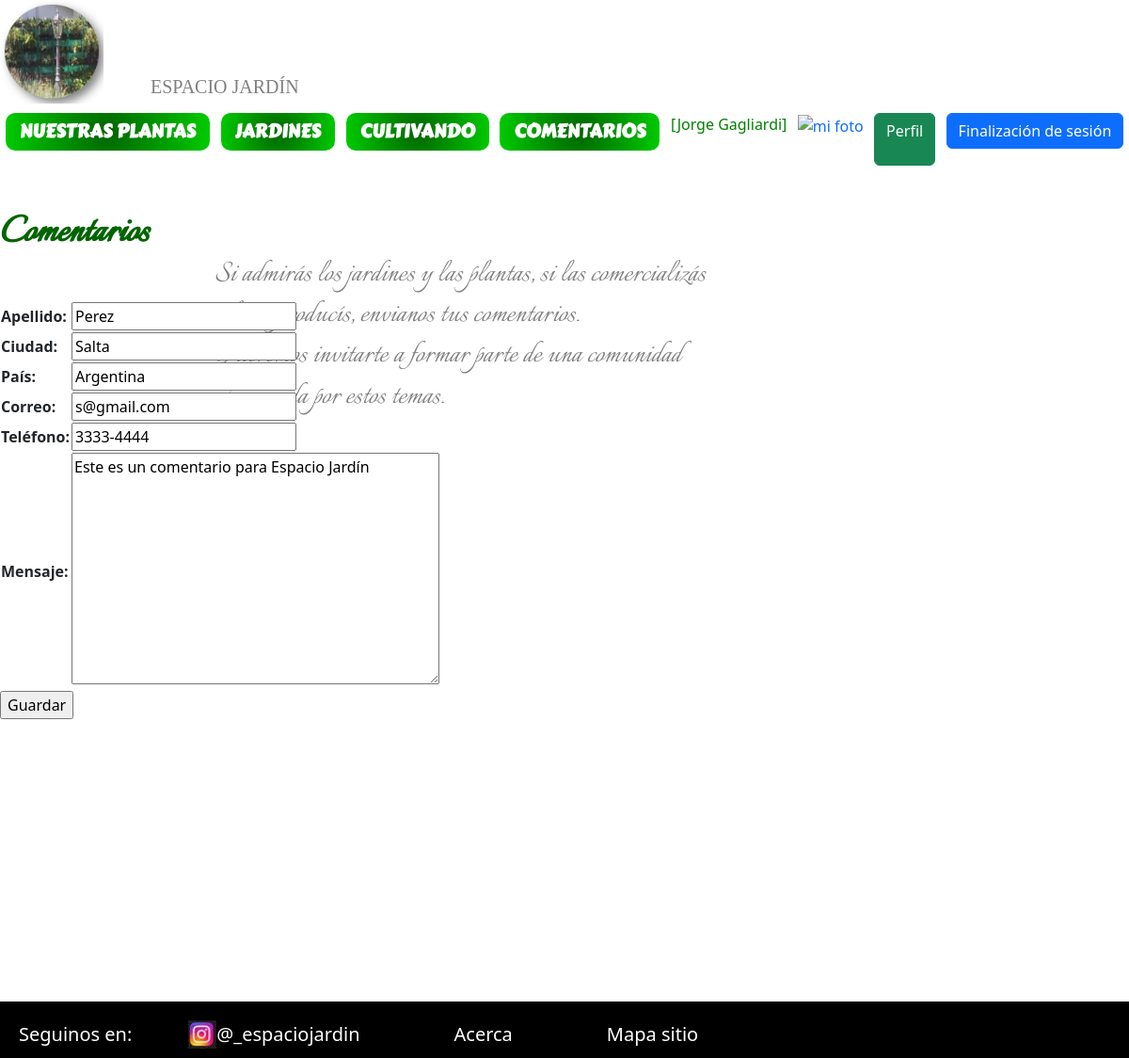
Screenshot of /contactoUpdate/76/ (signed in) with the database file from the repository.
### catalogos/models.py (models this page shows, shortened)
class Contactos(models.Model):
    apellido = models.CharField(max_length=50)
    ciudad   = models.CharField(max_length=50)
    pais     = models.CharField(max_length=50)
    correo   = models.CharField(max_length=50)
    telefono = models.CharField(max_length=50)
    mensaje  = models.TextField(max_length=500)
    class Meta:
        verbose_name = 'Contactos'
        verbose_name_plural = 'Contactos'

### catalogos/views.py (the view)
# urls.py: path('contactoUpdate/<id_contacto>/',contactoUpdate,name="contactoUpdate"),
@login_required
def contactoUpdate(request,id_contacto):
    contacto = Contactos.objects.get(id=id_contacto)
    if request.method =="POST":
        miForm = Contacto(request.POST)
        if miForm.is_valid():
            contacto.apellido = miForm.cleaned_data.get("apellido")
            contacto.ciudad = miForm.cleaned_data.get("ciudad")
            contacto.pais = miForm.cleaned_data.get("pais")
            contacto.correo = miForm.cleaned_data.get("correo")
            contacto.telefono = miForm.cleaned_data.get("telefono")
            contacto.mensaje = miForm.cleaned_data.get("mensaje")
            contacto.save()
            contexto = {"contactos":Contactos.objects.all()}
            return render(request,"catalogos/contactoRealizado.html",contexto)
    else:
        miForm = Contacto(initial={"apellido":contacto.apellido,
                                    "ciudad":contacto.ciudad,
                                    "pais":contacto.pais,
                                    "correo": contacto.correo,
                                    "telefono":contacto.telefono,
                                    "mensaje":contacto.mensaje})
    return render(request,"catalogos/contacto.html",{"form":miForm})

### catalogos/forms.py
class Contacto(forms.Form):
    apellido = forms.CharField(max_length=50, required=True)
    ciudad   = forms.CharField(max_length=50, required=True)
    pais     = forms.CharField(max_length=50, required=True, label="País")
    correo   = forms.CharField(max_length=50, required=True)
    telefono = forms.CharField(max_length=50, required=True, label="Teléfono")
    mensaje  = forms.CharField(widget=forms.Textarea, max_length=500)

### catalogos/templates/catalogos/contacto.html (shortened to what this page needs)
{% extends "catalogos/index.html" %}
    {% load static %}
    {% block contenido %}
        <div class="contenedorTituloPagina">
            <h2 class="tituloPagina__NoIndex">Comentarios</h2>
            <section class="contenedorMensaje__Contacto">
                <div>
                    <h2 class="mensajeContacto">Si admirás los jardines y las plantas, si las comercializás</h2>
                    <h2 class="mensajeContacto">o las reproducís, envianos tus comentarios.</h2>
                </div>
                <div>
                    <h2 class="mensajeContacto">Queremos invitarte a formar parte de una comunidad</h2>
                    <h2 class="mensajeContacto">apasionada por estos temas.</h2>
                </div>
            </section>
        </div>
        <form action="" method="post">
            <table>
                {{form.as_table}}
            </table>
            <input type="submit" value="Guardar">
        </form>
    {% endblock contenido %}

### catalogos/templates/catalogos/index.html (shortened to what this page needs)
<!DOCTYPE html>
<html lang="sp">
<head>
    {% load static %}
    <link rel="stylesheet" href="{% static 'css/styles.css' %}" />
    <link rel="stylesheet" href="{% static 'css/bootstrap/bootstrap.css' %}" />
    <link rel="stylesheet" href="https://cdnjs.cloudflare.com/ajax/libs/font-awesome/6.4.0/css/all.min.css">
</head>
<body>
    <div class="contenedorGrilla__NoIndex">
        <header>
            <a href="{% url 'home' %}" target="_self">
            <img class="logo" src="{% static 'assets/logo.jpg' %}" alt="Logo Espacio Jardin" /></a>
            <h1 class="logo__titulo">ESPACIO JARDÍN</h1>
        </header>
        <nav>
            <div class="menuDesktop">
                <a href="{% url 'nuestrasPlantas' %}"><p class="boton">NUESTRAS PLANTAS</p></a>
                <a href="{% url 'jardines' %}"><p class="boton">JARDINES</p></a>
                <a href="{% url 'cultivando' %}"><p class="boton">CULTIVANDO</p></a>
                {% if user.is_authenticated %}
                    <a href="{% url 'comentarios' %}"><p class="boton">COMENTARIOS</p></a>
                    <p style="color:green">[{{user.first_name}} {{user.last_name}}]</p>
                    <div class="text-center">
                        <a href="{% url 'agregar_avatar' %}"><img src="{{request.session.avatar}}" height="40px" weight="40px" alt="mi foto"></a>
                    </div>
                    <a class="btn btn-success" href="{% url 'perfil' %}">Perfil</a>
                    <form method="post" action="{% url 'logout' %}">
                        <button type="submit" class="btn btn-primary">Finalización de sesión</button>
                    </form>
                {% else %}
                    <a class="btn btn-primary" href="{% url 'login' %}">Inicio sesión</a>
                    <a class="btn btn-success" href="{% url 'registro' %}">Registrarse</a>
                {% endif %}
            </div>
        </nav>
        {% block contenido %}{% endblock contenido %}
        <footer>
            <div class="pie">
                <p>Seguinos en:</p>
                <img src="{% static 'assets/logoInstagram.gif' %}" alt="Instagram" />
                <a href="http://www.instagram.com/_espaciojardin">@_espaciojardin</a>
                <a class="mapaDelSitio" href="{% url 'acerca' %}">Acerca</a>
                <a class="mapaDelSitio" href="{% url 'mapaDelSitio' %}">Mapa sitio</a>
            </div>
        </footer>
    </div>
</body>
</html>

### catalogos/static/css/styles.css (style rules this page uses)
a:link, a:visited, a:active { text-decoration: none; }
footer { display: flex; flex-direction: row; background-color: black; height: 60px; width: 100%; margin-top: 300px; margin-bottom: 10px; }
header { display: flex; flex-direction: row; }
.boton { font-family: "CarterOne-Regular", cursive; font-size: 20px; font-weight: bold; background-image: radial-gradient(circle, #006400, #00CC00); border-radius: 10px; padding-top: 5px; padding-bottom: 5px; padding-right: 15px; padding-left: 15px; color: white; }
.contenedorGrilla__NoIndex { flex-grow: 1; height: 100vh; width: 100%; display: grid; grid-template-rows: 120px 100px 100px auto 60px; }
.contenedorMensaje__Contacto { display: flex; flex-direction: row; justify-content: start; flex-wrap: wrap; margin-top: 50px; margin-left: 20px; }
.contenedorTituloPagina { display: flex; justify-content: center; margin-top: 0px; }
.logo { width: 110px; height: 110px; }
.logo__titulo { font-family: "Playfair Display", serif; font-size: 20px; font-weight: lighter; color: gray; display: inline; margin-left: 50px; margin-top: 80px; }
.mapaDelSitio { margin-left: 40px; }
.mensajeContacto { width: 580px; font-family: "Italianno-Regular"; font-weight: lighter; color: gray; font-size: 36px; margin-top: 0px; margin-bottom: 0px; margin-left: 50px; }
.menuDesktop { display: flex; flex-direction: row; justify-content: space-around; flex-wrap: wrap; }
.pie { display: flex; margin-top: 10px; margin-bottom: 10px; }
.pie a { font-size: 20px; color: white; margin-top: 10px; margin-right: 60px; }
.pie img { margin-top: 10px; width: 30px; height: 30px; }
.pie p { font-size: 20px; color: white; margin-top: 10px; margin-right: 60px; margin-left: 20px; }
.tituloPagina__NoIndex { font-size: 48px; font-family: "Italianno-Regular"; font-weight: bold; color: darkgreen; margin-top: 0px; margin-bottom: 0px; }

### rows the page displays
Contactos: apellido "Perez", ciudad "Salta", pais "Argentina", correo "s@gmail.com", telefono "3333-4444", mensaje "Este es un comentario para Espacio Jardín"

### other values shown
{{ user.first_name }} "Jorge"
{{ user.last_name }} "Gagliardi"
